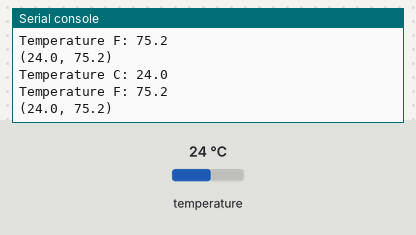
Bench run of a program on a simulated Circuit Playground running CircuitPython. On the bench: the last lines printed to the serial console. Inputs (shaded band) come from the test bench; at power-on: temperature 24 °C.

Above: at 1.2 s.
1.3 s: temperature set to 12 °C
At 2.6 s:
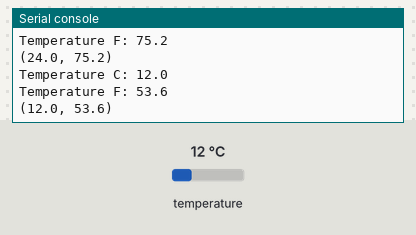
2.8 s: temperature set to 19 °C
At 3.6 s:
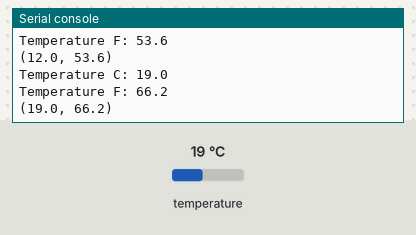
Timing chart, 0 to 5.8 s (numbered marks = the images above; inputs shaded):
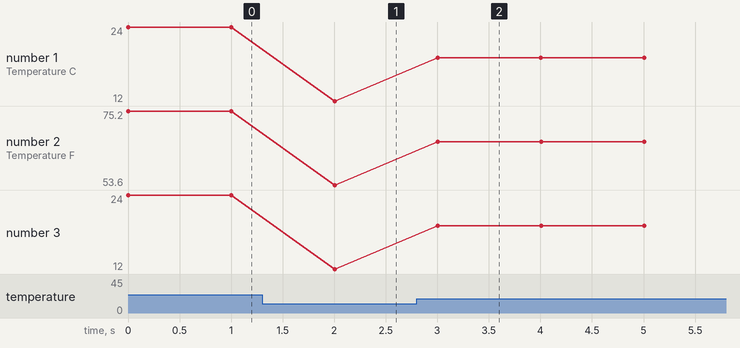

The program:

main.py
```python
import time
from adafruit_circuitplayground.express import cpx

while True:
    print("Temperature C:", cpx.temperature)
    print("Temperature F:", cpx.temperature * 1.8 + 32)
    print((cpx.temperature, cpx.temperature * 1.8 + 32))
    time.sleep(1)
```

Measured:
- after the input at 1.3 s, the serial console: prints a new line after 0.70 s (image 1)
- after the input at 2.8 s, the serial console: prints a new line after 0.20 s (image 2)
- plotted number 1: 24 → 12 after the input at 1.3 s, 12 → 19 after the input at 2.8 s
- plotted number 2: 75.2 → 53.6 after the input at 1.3 s, 53.6 → 66.2 after the input at 2.8 s
- plotted number 3: 24 → 12 after the input at 1.3 s, 12 → 19 after the input at 2.8 s
